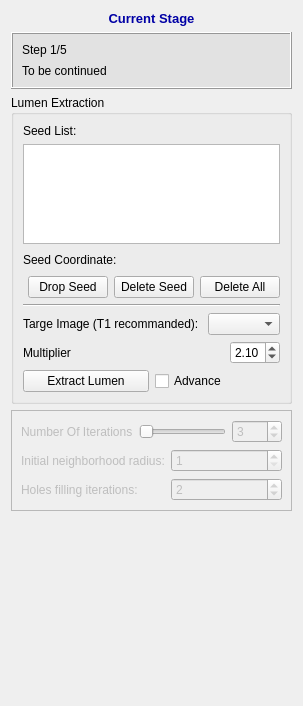
<?xml version="1.0" encoding="UTF-8"?>
<ui version="4.0">
 <class>QInteractorStyleLumenSeedsPlacer</class>
 <widget class="QWidget" name="QInteractorStyleLumenSeedsPlacer">
  <property name="geometry">
   <rect>
    <x>0</x>
    <y>0</y>
    <width>295</width>
    <height>706</height>
   </rect>
  </property>
  <property name="windowTitle">
   <string>SeedsPlacer</string>
  </property>
  <layout class="QVBoxLayout" name="verticalLayout_2">
   <item>
    <widget class="QLabel" name="label_39">
     <property name="font">
      <font>
       <pointsize>10</pointsize>
       <weight>75</weight>
       <bold>true</bold>
      </font>
     </property>
     <property name="text">
      <string>&lt;html&gt;&lt;head/&gt;&lt;body&gt;&lt;p&gt;&lt;span style=&quot; color:#0000a5;&quot;&gt;Current Stage&lt;/span&gt;&lt;/p&gt;&lt;/body&gt;&lt;/html&gt;</string>
     </property>
     <property name="alignment">
      <set>Qt::AlignCenter</set>
     </property>
    </widget>
   </item>
   <item>
    <widget class="QFrame" name="frame_10">
     <property name="minimumSize">
      <size>
       <width>0</width>
       <height>0</height>
      </size>
     </property>
     <property name="font">
      <font>
       <family>Arial</family>
       <pointsize>10</pointsize>
      </font>
     </property>
     <property name="styleSheet">
      <string notr="true">background-color: rgb(226, 226, 226)</string>
     </property>
     <property name="frameShape">
      <enum>QFrame::Box</enum>
     </property>
     <property name="frameShadow">
      <enum>QFrame::Raised</enum>
     </property>
     <property name="lineWidth">
      <number>1</number>
     </property>
     <layout class="QVBoxLayout" name="verticalLayout_25">
      <property name="spacing">
       <number>7</number>
      </property>
      <item>
       <layout class="QVBoxLayout" name="verticalLayout_26">
        <property name="spacing">
         <number>7</number>
        </property>
        <item>
         <layout class="QHBoxLayout" name="horizontalLayout_17">
          <item>
           <widget class="QLabel" name="label_40">
            <property name="font">
             <font>
              <family>Arial</family>
             </font>
            </property>
            <property name="text">
             <string>Step 1/5</string>
            </property>
           </widget>
          </item>
         </layout>
        </item>
       </layout>
      </item>
      <item>
       <widget class="QLabel" name="label_11">
        <property name="text">
         <string>To be continued</string>
        </property>
        <property name="wordWrap">
         <bool>true</bool>
        </property>
       </widget>
      </item>
     </layout>
    </widget>
   </item>
   <item>
    <widget class="QGroupBox" name="groupBox_4">
     <property name="title">
      <string>Lumen Extraction</string>
     </property>
     <layout class="QVBoxLayout" name="verticalLayout">
      <item>
       <widget class="QLabel" name="label_60">
        <property name="text">
         <string>Seed List:</string>
        </property>
       </widget>
      </item>
      <item>
       <widget class="QListWidget" name="listWidgetSeedList">
        <property name="maximumSize">
         <size>
          <width>16777215</width>
          <height>100</height>
         </size>
        </property>
       </widget>
      </item>
      <item>
       <layout class="QHBoxLayout" name="horizontalLayout_18">
        <item>
         <widget class="QLabel" name="label_61">
          <property name="text">
           <string>Seed Coordinate: </string>
          </property>
         </widget>
        </item>
        <item>
         <widget class="QLabel" name="labelSeedCoordinate">
          <property name="text">
           <string/>
          </property>
         </widget>
        </item>
        <item>
         <spacer name="horizontalSpacer_4">
          <property name="orientation">
           <enum>Qt::Horizontal</enum>
          </property>
          <property name="sizeHint" stdset="0">
           <size>
            <width>40</width>
            <height>20</height>
           </size>
          </property>
         </spacer>
        </item>
       </layout>
      </item>
      <item>
       <layout class="QHBoxLayout" name="horizontalLayout_33">
        <item>
         <spacer name="horizontalSpacer_2">
          <property name="orientation">
           <enum>Qt::Horizontal</enum>
          </property>
          <property name="sizeHint" stdset="0">
           <size>
            <width>40</width>
            <height>20</height>
           </size>
          </property>
         </spacer>
        </item>
        <item>
         <widget class="QPushButton" name="dropSeedPushButton">
          <property name="text">
           <string>Drop Seed</string>
          </property>
         </widget>
        </item>
        <item>
         <widget class="QPushButton" name="pushBtnDeleteSeed">
          <property name="sizePolicy">
           <sizepolicy hsizetype="Preferred" vsizetype="Fixed">
            <horstretch>0</horstretch>
            <verstretch>0</verstretch>
           </sizepolicy>
          </property>
          <property name="minimumSize">
           <size>
            <width>0</width>
            <height>0</height>
           </size>
          </property>
          <property name="maximumSize">
           <size>
            <width>150</width>
            <height>16777215</height>
           </size>
          </property>
          <property name="text">
           <string>Delete Seed</string>
          </property>
         </widget>
        </item>
        <item>
         <widget class="QPushButton" name="deleteAllSeedsPushButton">
          <property name="text">
           <string>Delete All</string>
          </property>
         </widget>
        </item>
       </layout>
      </item>
      <item>
       <widget class="Line" name="line">
        <property name="orientation">
         <enum>Qt::Horizontal</enum>
        </property>
       </widget>
      </item>
      <item>
       <layout class="QHBoxLayout" name="horizontalLayout_35">
        <item>
         <widget class="QLabel" name="label_62">
          <property name="text">
           <string>Targe Image (T1 recommanded): </string>
          </property>
         </widget>
        </item>
        <item>
         <widget class="QComboBox" name="comboBoxTargeImage"/>
        </item>
       </layout>
      </item>
      <item>
       <layout class="QHBoxLayout" name="horizontalLayout_10">
        <item>
         <widget class="QLabel" name="label_4">
          <property name="text">
           <string>Multiplier</string>
          </property>
         </widget>
        </item>
        <item>
         <spacer name="horizontalSpacer_3">
          <property name="orientation">
           <enum>Qt::Horizontal</enum>
          </property>
          <property name="sizeHint" stdset="0">
           <size>
            <width>40</width>
            <height>20</height>
           </size>
          </property>
         </spacer>
        </item>
        <item>
         <widget class="QDoubleSpinBox" name="doubleSpinBoxMultiplier">
          <property name="minimumSize">
           <size>
            <width>50</width>
            <height>0</height>
           </size>
          </property>
          <property name="maximumSize">
           <size>
            <width>50</width>
            <height>16777215</height>
           </size>
          </property>
          <property name="minimum">
           <double>1.700000000000000</double>
          </property>
          <property name="maximum">
           <double>2.500000000000000</double>
          </property>
          <property name="singleStep">
           <double>0.050000000000000</double>
          </property>
          <property name="value">
           <double>2.100000000000000</double>
          </property>
         </widget>
        </item>
       </layout>
      </item>
      <item>
       <layout class="QHBoxLayout" name="horizontalLayout">
        <item>
         <widget class="QPushButton" name="pushBtnExtractLumen">
          <property name="sizePolicy">
           <sizepolicy hsizetype="Preferred" vsizetype="Fixed">
            <horstretch>0</horstretch>
            <verstretch>0</verstretch>
           </sizepolicy>
          </property>
          <property name="text">
           <string>Extract Lumen</string>
          </property>
         </widget>
        </item>
        <item>
         <widget class="QCheckBox" name="checkBox">
          <property name="sizePolicy">
           <sizepolicy hsizetype="Preferred" vsizetype="Fixed">
            <horstretch>0</horstretch>
            <verstretch>0</verstretch>
           </sizepolicy>
          </property>
          <property name="minimumSize">
           <size>
            <width>0</width>
            <height>0</height>
           </size>
          </property>
          <property name="text">
           <string>Advance</string>
          </property>
         </widget>
        </item>
       </layout>
      </item>
     </layout>
     <zorder>line</zorder>
     <zorder>listWidgetSeedList</zorder>
     <zorder>label_60</zorder>
    </widget>
   </item>
   <item>
    <widget class="QFrame" name="frame">
     <property name="enabled">
      <bool>false</bool>
     </property>
     <property name="frameShape">
      <enum>QFrame::StyledPanel</enum>
     </property>
     <property name="frameShadow">
      <enum>QFrame::Raised</enum>
     </property>
     <layout class="QGridLayout" name="gridLayout">
      <item row="2" column="1">
       <widget class="QSpinBox" name="spinBox">
        <property name="value">
         <number>2</number>
        </property>
       </widget>
      </item>
      <item row="2" column="0">
       <widget class="QLabel" name="label_8">
        <property name="text">
         <string>Holes filling iterations: </string>
        </property>
       </widget>
      </item>
      <item row="1" column="0">
       <widget class="QLabel" name="label">
        <property name="text">
         <string>Initial neighborhood radius:</string>
        </property>
       </widget>
      </item>
      <item row="1" column="1">
       <widget class="QSpinBox" name="initialNeighbodhoodSpinBox">
        <property name="minimum">
         <number>1</number>
        </property>
        <property name="maximum">
         <number>10</number>
        </property>
        <property name="displayIntegerBase" stdset="0">
         <number>10</number>
        </property>
       </widget>
      </item>
      <item row="0" column="0" colspan="2">
       <layout class="QHBoxLayout" name="horizontalLayout_14">
        <item>
         <widget class="QLabel" name="label_3">
          <property name="text">
           <string>Number Of Iterations</string>
          </property>
         </widget>
        </item>
        <item>
         <widget class="QSlider" name="numberOfIterationsSliderInit">
          <property name="minimum">
           <number>3</number>
          </property>
          <property name="maximum">
           <number>20</number>
          </property>
          <property name="value">
           <number>3</number>
          </property>
          <property name="sliderPosition">
           <number>3</number>
          </property>
          <property name="orientation">
           <enum>Qt::Horizontal</enum>
          </property>
         </widget>
        </item>
        <item>
         <widget class="QSpinBox" name="numberOfIterationsSpinBox">
          <property name="minimumSize">
           <size>
            <width>50</width>
            <height>0</height>
           </size>
          </property>
          <property name="maximumSize">
           <size>
            <width>50</width>
            <height>16777215</height>
           </size>
          </property>
          <property name="minimum">
           <number>1</number>
          </property>
          <property name="maximum">
           <number>20</number>
          </property>
          <property name="value">
           <number>3</number>
          </property>
         </widget>
        </item>
       </layout>
      </item>
     </layout>
    </widget>
   </item>
   <item>
    <spacer name="verticalSpacer_4">
     <property name="orientation">
      <enum>Qt::Vertical</enum>
     </property>
     <property name="sizeHint" stdset="0">
      <size>
       <width>20</width>
       <height>104</height>
      </size>
     </property>
    </spacer>
   </item>
  </layout>
 </widget>
 <resources/>
 <connections>
  <connection>
   <sender>numberOfIterationsSliderInit</sender>
   <signal>sliderMoved(int)</signal>
   <receiver>numberOfIterationsSpinBox</receiver>
   <slot>setValue(int)</slot>
   <hints>
    <hint type="sourcelabel">
     <x>218</x>
     <y>437</y>
    </hint>
    <hint type="destinationlabel">
     <x>274</x>
     <y>436</y>
    </hint>
   </hints>
  </connection>
  <connection>
   <sender>numberOfIterationsSpinBox</sender>
   <signal>valueChanged(int)</signal>
   <receiver>numberOfIterationsSliderInit</receiver>
   <slot>setValue(int)</slot>
   <hints>
    <hint type="sourcelabel">
     <x>274</x>
     <y>436</y>
    </hint>
    <hint type="destinationlabel">
     <x>218</x>
     <y>437</y>
    </hint>
   </hints>
  </connection>
  <connection>
   <sender>checkBox</sender>
   <signal>clicked(bool)</signal>
   <receiver>frame</receiver>
   <slot>setEnabled(bool)</slot>
   <hints>
    <hint type="sourcelabel">
     <x>274</x>
     <y>383</y>
    </hint>
    <hint type="destinationlabel">
     <x>237</x>
     <y>426</y>
    </hint>
   </hints>
  </connection>
 </connections>
</ui>
